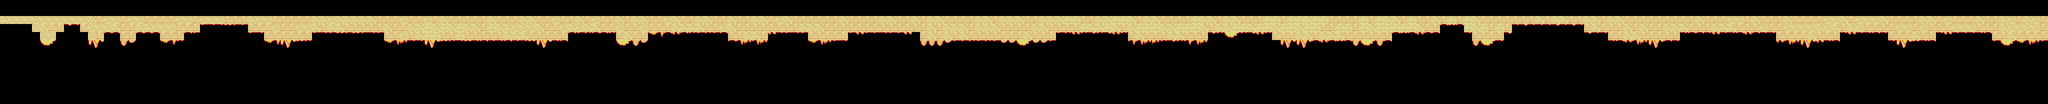

This is a level from a 2D game, rendered from its Tiled map with the project's own tilesets. A one-line summary and the complete map file follow:
An orthogonal 256x13 tile map with 16x16 px tiles, 1 tile layer (Capa de patrones 1).

<map version="1.2" tiledversion="2019.12.11" orientation="orthogonal" renderorder="right-down" compressionlevel="0" width="256" height="13" tilewidth="16" tileheight="16" infinite="0" nextlayerid="2" nextobjectid="1">
 <tileset firstgid="1" source="tileset.tsx" />
 <layer id="1" name="Capa de patrones 1" width="256" height="13">
  <data encoding="csv">
0,0,0,0,0,0,0,0,0,0,0,0,0,0,0,0,0,0,0,0,0,0,0,0,0,0,0,0,0,0,0,0,0,0,0,0,0,0,0,0,0,0,0,0,0,0,0,0,0,0,0,0,0,0,0,0,0,0,0,0,0,0,0,0,0,0,0,0,0,0,0,0,0,0,0,0,0,0,0,0,0,0,0,0,0,0,0,0,0,0,0,0,0,0,0,0,0,0,0,0,0,0,0,0,0,0,0,0,0,0,0,0,0,0,0,0,0,0,0,0,0,0,0,0,0,0,0,0,0,0,0,0,0,0,0,0,0,0,0,0,0,0,0,0,0,0,0,0,0,0,0,0,0,0,0,0,0,0,0,0,0,0,0,0,0,0,0,0,0,0,0,0,0,0,0,0,0,0,0,0,0,0,0,0,0,0,0,0,0,0,0,0,0,0,0,0,0,0,0,0,0,0,0,0,0,0,0,0,0,0,0,0,0,0,0,0,0,0,0,0,0,0,0,0,0,0,0,0,0,0,0,0,0,0,0,0,0,0,0,0,0,0,0,0,0,0,0,0,0,0,0,0,0,0,0,0,
0,0,0,0,0,0,0,0,0,0,0,0,0,0,0,0,0,0,0,0,0,0,0,0,0,0,0,0,0,0,0,0,0,0,0,0,0,0,0,0,0,0,0,0,0,0,0,0,0,0,0,0,0,0,0,0,0,0,0,0,0,0,0,0,0,0,0,0,0,0,0,0,0,0,0,0,0,0,0,0,0,0,0,0,0,0,0,0,0,0,0,0,0,0,0,0,0,0,0,0,0,0,0,0,0,0,0,0,0,0,0,0,0,0,0,0,0,0,0,0,0,0,0,0,0,0,0,0,0,0,0,0,0,0,0,0,0,0,0,0,0,0,0,0,0,0,0,0,0,0,0,0,0,0,0,0,0,0,0,0,0,0,0,0,0,0,0,0,0,0,0,0,0,0,0,0,0,0,0,0,0,0,0,0,0,0,0,0,0,0,0,0,0,0,0,0,0,0,0,0,0,0,0,0,0,0,0,0,0,0,0,0,0,0,0,0,0,0,0,0,0,0,0,0,0,0,0,0,0,0,0,0,0,0,0,0,0,0,0,0,0,0,0,0,0,0,0,0,0,0,0,0,0,0,0,0,
20,17,17,17,17,17,17,17,17,17,17,20,18,17,17,18,17,17,18,18,18,18,17,17,18,17,17,17,18,18,18,20,17,17,18,18,18,18,18,20,20,17,20,20,20,20,20,18,18,18,17,18,18,17,18,20,18,18,18,18,18,20,18,18,18,20,20,18,18,17,18,18,20,18,17,18,18,20,18,20,20,18,18,17,20,18,18,20,20,18,18,20,18,18,20,20,18,17,20,18,18,18,18,18,18,20,18,18,18,18,20,20,18,18,20,18,20,20,18,18,18,18,20,20,18,20,20,20,18,18,20,20,20,19,19,18,18,20,20,19,19,20,18,20,20,18,18,18,18,19,20,20,18,20,20,18,18,18,19,19,18,19,19,20,19,19,18,18,18,18,19,18,19,20,20,18,19,18,18,20,18,19,18,19,20,18,18,18,18,18,18,18,20,18,20,20,18,18,20,20,18,20,20,18,18,18,18,18,18,18,18,18,20,18,18,18,17,17,18,20,18,18,18,20,18,18,18,18,17,17,20,18,17,17,17,20,18,18,18,18,20,20,18,17,18,18,18,20,18,18,20,17,18,20,17,18,
30,30,30,30,17,20,18,18,15,12,18,17,17,17,20,18,18,20,20,17,17,17,18,18,18,14,12,12,10,14,14,18,18,18,17,18,18,17,17,20,18,20,20,18,18,18,18,18,20,18,18,20,20,19,20,19,20,19,20,20,18,19,20,20,17,17,17,20,18,18,17,20,17,20,20,18,18,17,18,18,17,18,18,18,20,20,20,20,18,18,17,20,18,18,18,18,18,18,18,18,20,20,20,18,18,18,18,18,18,18,18,18,18,18,18,18,20,18,20,20,20,18,20,20,20,18,18,18,18,20,20,18,18,18,18,19,20,20,19,20,18,20,19,19,19,20,20,19,19,19,20,18,20,20,19,19,20,19,19,20,19,19,20,19,19,18,18,19,19,18,19,20,19,19,19,19,19,20,18,18,13,10,13,19,20,19,18,19,18,12,15,12,12,12,15,12,15,12,18,20,18,18,18,20,18,20,18,18,20,20,20,18,18,18,20,20,20,18,18,18,17,18,18,17,17,17,17,20,17,20,18,20,17,18,18,18,18,17,17,18,17,18,18,18,17,17,17,18,18,18,20,17,17,17,17,18,
30,30,30,30,30,17,17,30,30,30,30,17,18,13,13,18,18,13,13,13,18,18,18,13,14,30,30,30,30,30,30,14,12,18,18,18,18,18,18,14,12,14,10,14,10,14,12,14,18,18,17,18,20,19,19,18,18,19,18,18,18,18,18,20,20,20,18,18,18,18,18,13,14,11,13,13,11,18,20,18,18,5,6,13,16,13,11,14,11,14,13,18,18,20,20,18,16,12,14,12,14,18,18,18,18,18,14,16,14,14,12,14,14,16,0,18,20,18,20,18,20,18,18,18,18,18,18,18,20,18,18,18,14,11,16,11,15,11,15,16,11,18,20,18,18,18,20,20,18,18,18,15,11,3,4,11,15,16,11,18,18,18,20,20,18,20,20,20,18,18,18,18,18,18,13,10,13,16,13,13,30,30,30,12,18,18,18,18,15,30,30,30,30,30,30,30,30,30,15,12,12,18,18,20,20,18,18,18,18,18,12,13,13,12,16,12,12,13,16,13,12,12,18,18,18,18,20,18,18,18,12,16,12,12,13,12,18,18,18,20,18,18,12,16,12,12,12,12,13,18,18,20,18,18,18,18,
30,30,30,30,30,3,4,30,30,30,30,8,9,30,30,1,2,30,30,30,5,6,11,30,30,30,30,30,30,30,30,30,30,5,6,8,9,10,11,30,30,30,30,30,30,30,30,30,5,6,7,12,12,8,9,10,11,12,10,12,13,12,12,13,12,12,10,8,9,12,13,30,30,30,30,30,30,3,4,1,2,30,30,30,30,30,30,30,30,30,30,13,6,7,6,7,30,30,30,30,30,5,6,7,14,12,30,30,30,30,30,30,30,30,30,1,1,1,2,14,14,11,14,11,14,2,2,3,4,2,2,14,30,30,30,30,30,30,30,30,30,6,6,7,7,11,15,11,6,6,7,30,30,30,30,30,30,30,30,0,8,9,8,9,13,16,13,10,13,1,3,4,1,13,30,30,30,30,30,30,30,30,30,30,1,3,4,12,30,30,30,30,30,30,30,30,30,30,30,30,30,12,13,16,6,7,8,9,13,12,30,30,30,30,30,30,30,30,30,30,30,30,16,6,7,8,9,16,12,13,30,30,30,30,30,30,12,8,9,10,12,13,30,30,30,30,30,30,30,14,3,4,5,6,7,14,
0,0,0,0,0,0,0,0,0,0,0,0,0,0,0,0,0,0,0,0,0,0,0,0,0,0,0,0,0,0,0,0,0,0,0,0,0,0,0,0,0,0,0,0,0,0,0,0,0,0,0,0,0,0,0,0,0,0,0,0,0,0,0,0,0,0,0,0,0,0,0,0,0,0,0,0,0,0,0,0,0,0,0,0,0,0,0,0,0,0,0,0,0,0,0,0,0,0,0,0,0,0,0,0,0,0,0,0,0,0,0,0,0,0,0,0,0,0,0,0,0,0,0,0,0,0,0,0,0,0,0,0,0,0,0,0,0,0,0,0,0,0,0,0,0,0,0,0,0,0,0,0,0,0,0,0,0,0,0,0,0,0,0,0,0,0,0,0,0,0,0,0,0,0,0,0,0,0,0,0,0,0,0,0,0,0,0,0,0,0,0,0,0,0,0,0,0,0,0,0,0,0,0,0,0,0,0,0,0,0,0,0,0,0,0,0,0,0,0,0,0,0,0,0,0,0,0,0,0,0,0,0,0,0,0,0,0,0,0,0,0,0,0,0,0,0,0,0,0,0,0,0,0,0,0,0,
0,0,0,0,0,0,0,0,0,0,0,0,0,0,0,0,0,0,0,0,0,0,0,0,0,0,0,0,0,0,0,0,0,0,0,0,0,0,0,0,0,0,0,0,0,0,0,0,0,0,0,0,0,0,0,0,0,0,0,0,0,0,0,0,0,0,0,0,0,0,0,0,0,0,0,0,0,0,0,0,0,0,0,0,0,0,0,0,0,0,0,0,0,0,0,0,0,0,0,0,0,0,0,0,0,0,0,0,0,0,0,0,0,0,0,0,0,0,0,0,0,0,0,0,0,0,0,0,0,0,0,0,0,0,0,0,0,0,0,0,0,0,0,0,0,0,0,0,0,0,0,0,0,0,0,0,0,0,0,0,0,0,0,0,0,0,0,0,0,0,0,0,0,0,0,0,0,0,0,0,0,0,0,0,0,0,0,0,0,0,0,0,0,0,0,0,0,0,0,0,0,0,0,0,0,0,0,0,0,0,0,0,0,0,0,0,0,0,0,0,0,0,0,0,0,0,0,0,0,0,0,0,0,0,0,0,0,0,0,0,0,0,0,0,0,0,0,0,0,0,0,0,0,0,0,0,
0,0,0,0,0,0,0,0,0,0,0,0,0,0,0,0,0,0,0,0,0,0,0,0,0,0,0,0,0,0,0,0,0,0,0,0,0,0,0,0,0,0,0,0,0,0,0,0,0,0,0,0,0,0,0,0,0,0,0,0,0,0,0,0,0,0,0,0,0,0,0,0,0,0,0,0,0,0,0,0,0,0,0,0,0,0,0,0,0,0,0,0,0,0,0,0,0,0,0,0,0,0,0,0,0,0,0,0,0,0,0,0,0,0,0,0,0,0,0,0,0,0,0,0,0,0,0,0,0,0,0,0,0,0,0,0,0,0,0,0,0,0,0,0,0,0,0,0,0,0,0,0,0,0,0,0,0,0,0,0,0,0,0,0,0,0,0,0,0,0,0,0,0,0,0,0,0,0,0,0,0,0,0,0,0,0,0,0,0,0,0,0,0,0,0,0,0,0,0,0,0,0,0,0,0,0,0,0,0,0,0,0,0,0,0,0,0,0,0,0,0,0,0,0,0,0,0,0,0,0,0,0,0,0,0,0,0,0,0,0,0,0,0,0,0,0,0,0,0,0,0,0,0,0,0,0,
0,0,0,0,0,0,0,0,0,0,0,0,0,0,0,0,0,0,0,0,0,0,0,0,0,0,0,0,0,0,0,0,0,0,0,0,0,0,0,0,0,0,0,0,0,0,0,0,0,0,0,0,0,0,0,0,0,0,0,0,0,0,0,0,0,0,0,0,0,0,0,0,0,0,0,0,0,0,0,0,0,0,0,0,0,0,0,0,0,0,0,0,0,0,0,0,0,0,0,0,0,0,0,0,0,0,0,0,0,0,0,0,0,0,0,0,0,0,0,0,0,0,0,0,0,0,0,0,0,0,0,0,0,0,0,0,0,0,0,0,0,0,0,0,0,0,0,0,0,0,0,0,0,0,0,0,0,0,0,0,0,0,0,0,0,0,0,0,0,0,0,0,0,0,0,0,0,0,0,0,0,0,0,0,0,0,0,0,0,0,0,0,0,0,0,0,0,0,0,0,0,0,0,0,0,0,0,0,0,0,0,0,0,0,0,0,0,0,0,0,0,0,0,0,0,0,0,0,0,0,0,0,0,0,0,0,0,0,0,0,0,0,0,0,0,0,0,0,0,0,0,0,0,0,0,0,
0,0,0,0,0,0,0,0,0,0,0,0,0,0,0,0,0,0,0,0,0,0,0,0,0,0,0,0,0,0,0,0,0,0,0,0,0,0,0,0,0,0,0,0,0,0,0,0,0,0,0,0,0,0,0,0,0,0,0,0,0,0,0,0,0,0,0,0,0,0,0,0,0,0,0,0,0,0,0,0,0,0,0,0,0,0,0,0,0,0,0,0,0,0,0,0,0,0,0,0,0,0,0,0,0,0,0,0,0,0,0,0,0,0,0,0,0,0,0,0,0,0,0,0,0,0,0,0,0,0,0,0,0,0,0,0,0,0,0,0,0,0,0,0,0,0,0,0,0,0,0,0,0,0,0,0,0,0,0,0,0,0,0,0,0,0,0,0,0,0,0,0,0,0,0,0,0,0,0,0,0,0,0,0,0,0,0,0,0,0,0,0,0,0,0,0,0,0,0,0,0,0,0,0,0,0,0,0,0,0,0,0,0,0,0,0,0,0,0,0,0,0,0,0,0,0,0,0,0,0,0,0,0,0,0,0,0,0,0,0,0,0,0,0,0,0,0,0,0,0,0,0,0,0,0,0,
0,0,0,0,0,0,0,0,0,0,0,0,0,0,0,0,0,0,0,0,0,0,0,0,0,0,0,0,0,0,0,0,0,0,0,0,0,0,0,0,0,0,0,0,0,0,0,0,0,0,0,0,0,0,0,0,0,0,0,0,0,0,0,0,0,0,0,0,0,0,0,0,0,0,0,0,0,0,0,0,0,0,0,0,0,0,0,0,0,0,0,0,0,0,0,0,0,0,0,0,0,0,0,0,0,0,0,0,0,0,0,0,0,0,0,0,0,0,0,0,0,0,0,0,0,0,0,0,0,0,0,0,0,0,0,0,0,0,0,0,0,0,0,0,0,0,0,0,0,0,0,0,0,0,0,0,0,0,0,0,0,0,0,0,0,0,0,0,0,0,0,0,0,0,0,0,0,0,0,0,0,0,0,0,0,0,0,0,0,0,0,0,0,0,0,0,0,0,0,0,0,0,0,0,0,0,0,0,0,0,0,0,0,0,0,0,0,0,0,0,0,0,0,0,0,0,0,0,0,0,0,0,0,0,0,0,0,0,0,0,0,0,0,0,0,0,0,0,0,0,0,0,0,0,0,0,
0,0,0,0,0,0,0,0,0,0,0,0,0,0,0,0,0,0,0,0,0,0,0,0,0,0,0,0,0,0,0,0,0,0,0,0,0,0,0,0,0,0,0,0,0,0,0,0,0,0,0,0,0,0,0,0,0,0,0,0,0,0,0,0,0,0,0,0,0,0,0,0,0,0,0,0,0,0,0,0,0,0,0,0,0,0,0,0,0,0,0,0,0,0,0,0,0,0,0,0,0,0,0,0,0,0,0,0,0,0,0,0,0,0,0,0,0,0,0,0,0,0,0,0,0,0,0,0,0,0,0,0,0,0,0,0,0,0,0,0,0,0,0,0,0,0,0,0,0,0,0,0,0,0,0,0,0,0,0,0,0,0,0,0,0,0,0,0,0,0,0,0,0,0,0,0,0,0,0,0,0,0,0,0,0,0,0,0,0,0,0,0,0,0,0,0,0,0,0,0,0,0,0,0,0,0,0,0,0,0,0,0,0,0,0,0,0,0,0,0,0,0,0,0,0,0,0,0,0,0,0,0,0,0,0,0,0,0,0,0,0,0,0,0,0,0,0,0,0,0,0,0,0,0,0,0
</data>
 </layer>
</map>
